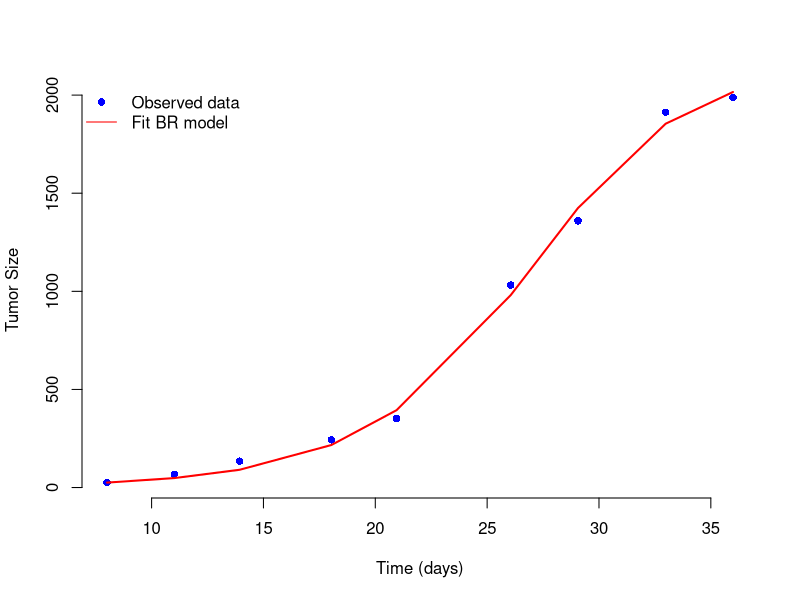

Reproduce this figure in R.
rm(list=ls())

# Read CSV data
data.df <- read.csv("../Data/tumor-data.csv", header=TRUE)

TimeData <- data.df$x
TumorData <- data.df$y
TimeSim <- TimeData

# Tumor growth model
# y' = (g / epsilon) * y * [1 - (y / K)^epsilon]
library(deSolve)

TumorGrowth.model <- function(t, pop, param) {
  y <- pop[1]
  
  g     <- param[1]
  eps   <- param[2]
  K     <- param[3]
  
  dy <- (g / eps) * y * (1 - (y / K)^eps)
  
  list( dy )
}

sse_func <- function(par) {
  
  g_   <- par[1]
  eps_ <- par[2]
  K_   <- par[3]
  
  param_vec <- c(g_, eps_, K_)
  
  # Initial condition: y(0) = the first observed tumor size
  Init.cond <- c(y = TumorData[1])
  
  out <- lsoda(Init.cond, TimeSim, TumorGrowth.model, param_vec)
  
  model_y <- out[, 'y']
  
  diff_ <- TumorData - model_y
  
  return(sum(diff_^2))   
}


# Initial guesses for the parameters to be estimated
init_par <- c(g = 0.5, eps = 1, K = 2000)

fit <- optim(
  par   = init_par,
  fn    = sse_func,
  method= "L-BFGS-B",
  lower = c(1e-5, 1e-5, 1),
  upper =  c(10, 10, 10000)
)

# Results
best_par <- fit$par
best_par

param_best <- c(best_par["g"], best_par["eps"], best_par["K"])

Init.cond <- c(y = TumorData[1])

out_best <- lsoda(Init.cond, TimeSim, TumorGrowth.model, param_best)

out_best_df <- as.data.frame(out_best)

plot(TimeData, TumorData, pch=16, col="blue",
     xlab="Time (days)", ylab="Tumor Size", bty="n")
lines(out_best_df$time, out_best_df$y, col="red", lwd=2)

legend("topleft", legend=c("Observed data", "Fit BR model"),
       col=c("blue","red"), pch=c(16,NA), lty=c(0,1), bty="n")
